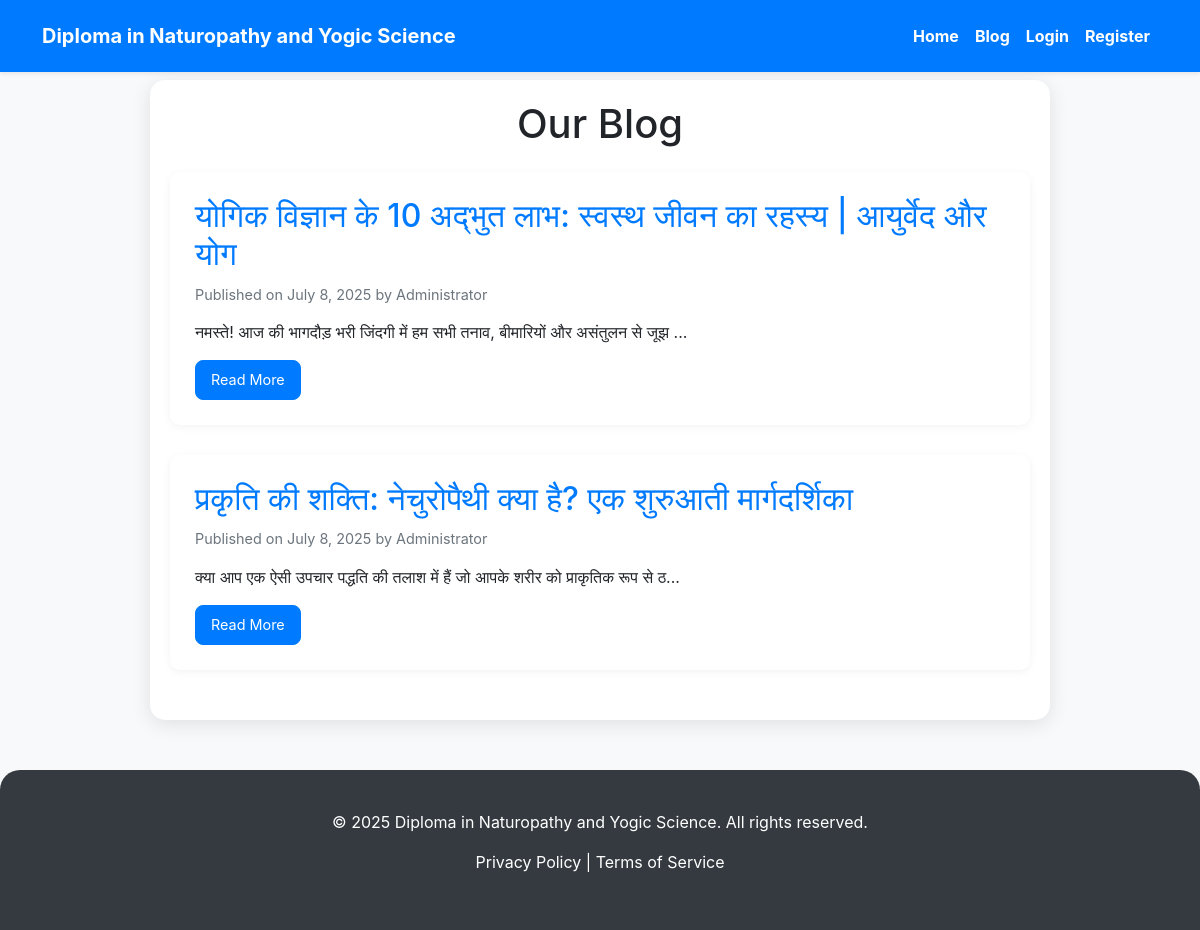
Screenshot of /blog.php with the database file from the repository.
### tables this page shows
CREATE TABLE `blog_posts` (
  `id` int(11) NOT NULL,
  `title` varchar(255) NOT NULL,
  `slug` varchar(255) NOT NULL,
  `content` longtext NOT NULL,
  `author_id` int(11) DEFAULT NULL,
  `status` enum('draft','published') DEFAULT 'draft',
  `created_at` timestamp NOT NULL DEFAULT current_timestamp(),
  `updated_at` timestamp NOT NULL DEFAULT current_timestamp() ON UPDATE current_timestamp()
);

CREATE TABLE `users` (
  `id` int(11) NOT NULL,
  `username` varchar(255) NOT NULL,
  `password` varchar(255) NOT NULL,
  `email` varchar(255) NOT NULL,
  `full_name` varchar(255) NOT NULL,
  `role` enum('student','admin') DEFAULT 'student',
  `created_at` timestamp NOT NULL DEFAULT current_timestamp()
);

### config.php (called while the page is built, shortened)
<?php
function isLoggedIn() {
    return isset($_SESSION['user_id']);
}
?>

### blog.php (the view, shortened to what this page needs)
<?php require_once 'config.php'; ?>
<!DOCTYPE html>
<html lang="en">
<head>
    <title>Blog - <?php require_once 'config.php'; echo APP_NAME; ?></title>
    <link href="https://cdn.jsdelivr.net/npm/bootstrap@5.3.7/dist/css/bootstrap.min.css" rel="stylesheet">
</head>
<body>
    <nav class="navbar navbar-expand-lg navbar-dark fixed-top shadow-sm">
        <div class="container">
            <a class="navbar-brand" href="index.php"><?php echo APP_NAME; ?></a>
            <div class="collapse navbar-collapse" id="navbarNav">
                <ul class="navbar-nav ms-auto">
                    <li class="nav-item">
                        <a class="nav-link" href="index.php">Home</a>
                    </li>
                    <li class="nav-item">
                        <a class="nav-link active" aria-current="page" href="blog.php">Blog</a>
                    </li>
                    <?php if (isLoggedIn()): ?>
                        <li class="nav-item">
                            <a class="nav-link" href="quiz.php">Take Quiz</a>
                        </li>
                        <?php if (isAdmin()): ?>
                            <li class="nav-item">
                                <a class="nav-link" href="admin/dashboard.php">Admin Panel</a>
                            </li>
                        <?php endif; ?>
                        <li class="nav-item">
                            <a class="nav-link" href="logout.php">Logout (<?php echo htmlspecialchars($_SESSION['username']); ?>)</a>
                        </li>
                    <?php else: ?>
                        <li class="nav-item">
                            <a class="nav-link" href="login.php">Login</a>
                        </li>
                        <li class="nav-item">
                            <a class="nav-link" href="register.php">Register</a>
                        </li>
                    <?php endif; ?>
                </ul>
            </div>
        </div>
    </nav>
    <div class="container blog-container">
        <?php
        $slug = $_GET['slug'] ?? '';
        if ($slug) {
            try {
                $stmt = $pdo->prepare("SELECT bp.title, bp.content, bp.created_at, u.full_name AS author_name
                                     FROM blog_posts bp
                                     LEFT JOIN users u ON bp.author_id = u.id
                                     WHERE bp.slug = ? AND bp.status = 'published'");
                $stmt->execute([$slug]);
                $post = $stmt->fetch();
                if ($post) {
                    echo '<h1 class="text-center mb-4">' . htmlspecialchars($post['title']) . '</h1>';
                    echo '<p class="text-center post-meta">Published on ' . date('F j, Y', strtotime($post['created_at'])) . ' by ' . htmlspecialchars($post['author_name'] ?? 'Admin') . '</p>';
                    echo '<div class="full-post-content">' . $post['content'] . '</div>';
                    echo '<div class="text-center mt-5"><a href="blog.php" class="btn btn-primary">Back to Blog Posts</a></div>';
                } else {
                    echo '<div class="alert alert-warning rounded-lg" role="alert">Blog post not found or not published.</div>';
                    echo '<div class="text-center mt-3"><a href="blog.php" class="btn btn-primary">Back to Blog Posts</a></div>';
                }
            } catch (PDOException $e) {
                echo '<div class="alert alert-danger rounded-lg" role="alert">Error fetching blog post: ' . $e->getMessage() . '</div>';
            }
        } else {
            echo '<h1 class="text-center mb-4">Our Blog</h1>';
            try {
                $stmt = $pdo->query("SELECT bp.title, bp.slug, bp.content, bp.created_at, u.full_name AS author_name
                                     FROM blog_posts bp
                                     LEFT JOIN users u ON bp.author_id = u.id
                                     WHERE bp.status = 'published'
                                     ORDER BY bp.created_at DESC");
                $posts = $stmt->fetchAll();
                if (empty($posts)) {
                    echo '<div class="alert alert-info rounded-lg" role="alert">No blog posts published yet.</div>';
                } else {
                    foreach ($posts as $post) {
                        $snippet = strip_tags($post['content']);
                        $snippet = substr($snippet, 0, 200);
                        if (strlen(strip_tags($post['content'])) > 200) {
                            $snippet .= '...';
                        }
                        echo '<div class="card blog-post-card">';
                        echo '<div class="card-body">';
                        echo '<h2>' . htmlspecialchars($post['title']) . '</h2>';
                        echo '<p class="post-meta">Published on ' . date('F j, Y', strtotime($post['created_at'])) . ' by ' . htmlspecialchars($post['author_name'] ?? 'Admin') . '</p>';
                        echo '<p>' . htmlspecialchars($snippet) . '</p>';
                        echo '<a href="blog.php?slug=' . urlencode($post['slug']) . '" class="btn btn-primary btn-read-more">Read More</a>';
                        echo '</div>';
                        echo '</div>';
                    }
                }
            } catch (PDOException $e) {
                echo '<div class="alert alert-danger rounded-lg" role="alert">Error fetching blog posts: ' . $e->getMessage() . '</div>';
            }
        }
        ?>
    </div>
    <footer class="footer">
        <div class="container">
            <p>&copy; <?php echo date("Y"); ?> <?php echo APP_NAME; ?>. All rights reserved.</p>
            <p>
                <a href="page.php?slug=privacy-policy" class="text-white text-decoration-none">Privacy Policy</a> |
                <a href="page.php?slug=terms-of-service" class="text-white text-decoration-none">Terms of Service</a>
            </p>
        </div>
    </footer>
</body>
</html>

### blog.php (style rules this page uses)
body { font-family: "Inter", sans-serif; background-color: #f8f9fa; }
.navbar { background-color: #007bff; padding: 1rem 0; }
.navbar-brand, .nav-link { color: #ffffff !important; font-weight: bold; }
.blog-container { max-width: 900px; margin: 80px auto 30px; padding: 20px; background-color: #ffffff; border-radius: 15px; box-shadow: 0 4px 20px rgba(0, 0, 0, 0.1); }
.blog-post-card { margin-bottom: 30px; border: none; border-radius: 10px; box-shadow: 0 2px 10px rgba(0, 0, 0, 0.05); }
.blog-post-card .card-body { padding: 25px; }
.blog-post-card h2 { color: #007bff; margin-bottom: 10px; }
.blog-post-card .post-meta { font-size: 0.9em; color: #6c757d; margin-bottom: 15px; }
.blog-post-card .btn-read-more { background-color: #007bff; border-color: #007bff; border-radius: 8px; padding: 8px 15px; font-size: 0.9rem; }
.footer { background-color: #343a40; color: white; padding: 40px 0; text-align: center; margin-top: 50px; border-top-left-radius: 20px; border-top-right-radius: 20px; }

### rows the page displays
blog_posts: title "योगिक विज्ञान के 10 अद्भुत लाभ: स्वस्थ जीवन का रहस्य | आयुर्वेद और योग", created_at "July 8, 2025", author.full_name "Administrator", content "नमस्ते! आज की भागदौड़ भरी जिंदगी में हम सभी तनाव, बीमारियों और असंतुलन से जूझ ..."
blog_posts: title "प्रकृति की शक्ति: नेचुरोपैथी क्या है? एक शुरुआती मार्गदर्शिका", created_at "July 8, 2025", author.full_name "Administrator", content "क्या आप एक ऐसी उपचार पद्धति की तलाश में हैं जो आपके शरीर को प्राकृतिक रूप से ठ..."

### other values shown
APP_NAME "Diploma in Naturopathy and Yogic Science"
